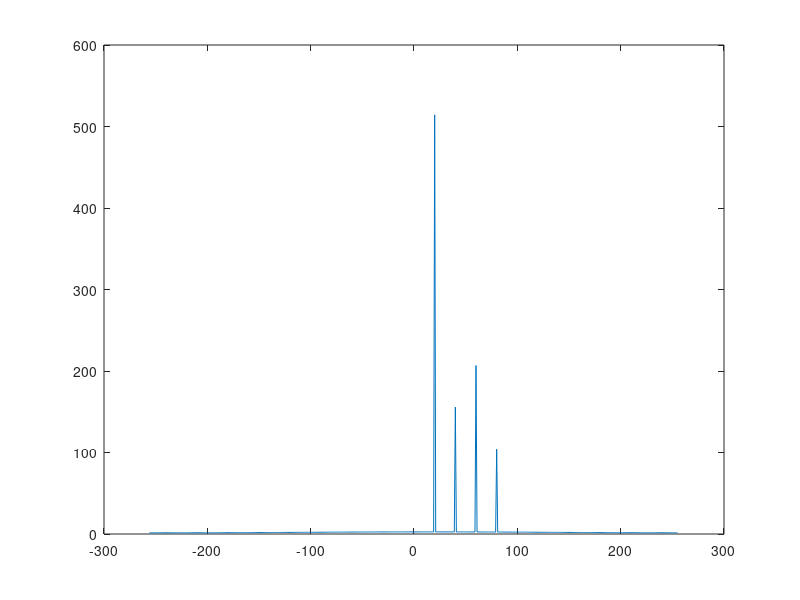
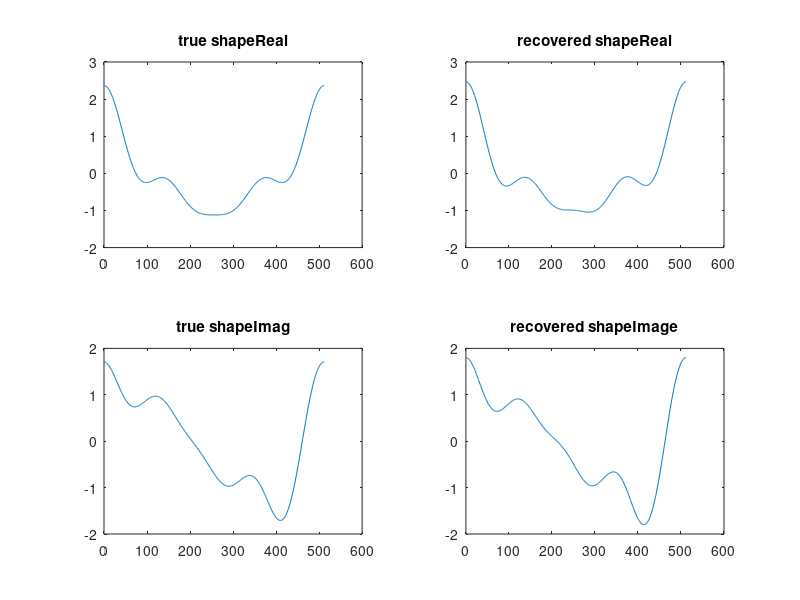

Recreate these plots in MATLAB, in order.
clear;
close all;

% This code solves the general mode decomposition problem under the weak
% well-separation and well-different condition in the paper "Synchrosqueezed
% wave packet transforms and diffeomorphism based spectral analysis for 1D
% general mode decompositions", H. Yang, Applied and Computational Harmonic
% Analysis, 2014.
%
% Test spike wave shape functions
%
% By Haizhao Yang


test = 2; % test = 1, real example by Hou and Shi's paper, PROBLEM: need to debug
% test = 2, complex example by our intuition, not bad



if(1)
    %set up data
    N = 2048/4;
    x = (0:N-1)/N;
    w = (-N/2:1:(N/2-1));
    F2 = 20;
    amp = 0.005;
    yy = x + amp*cos(2*pi*x);
    switch test
        case 1
            f = ( cos(2*pi*F2*yy) + cos(2*pi*2*F2*yy) )/2;%gen_shape(F2*yy,2);
            shapeTrue = cos(2*pi*x)+cos(2*pi*2*x);
            shapeTrue = shapeTrue(:);
            [val,pos] = max(shapeTrue);
            shapeTrue = circshift(shapeTrue,-pos);
            shapeTrue = shapeTrue/(norm(shapeTrue)/sqrt(length(shapeTrue)));
        case 2
            % Note: test different cases
            %s = @(t) exp(2*pi*i*t)+0.3*exp(2*pi*i*2*t);%
            %s = @(t) exp(2*pi*i*t)+0.3*exp(2*pi*i*2*t) + 0.4*exp(2*pi*i*3*t);
            s = @(t) exp(2*pi*1i*t)+0.3*exp(2*pi*1i*2*t) + 0.4*exp(2*pi*1i*3*t) + 0.2*exp(2*pi*1i*4*t);
            %s = @(t) exp(2*pi*i*t)+0.3*exp(2*pi*i*2*t) + 0.4*exp(2*pi*i*3*t) + 0.2*exp(2*pi*i*4*t) + 0.05*exp(2*pi*i*5*t);
            f = s(F2*yy);%gen_shape(F2*yy,2);
            shapeTrueReal = real(s(x));
            shapeTruReale = shapeTrueReal(:);
            [val,pos] = max(shapeTrueReal);
            shapeTrueReal = circshift(shapeTrueReal,-pos);
            shapeTrueReal = shapeTrueReal/(norm(shapeTrueReal)/sqrt(length(shapeTrueReal)));
            shapeTrueImag = imag(s(x));
            shapeTrueImag = shapeTrueImag(:);
            [val,pos] = max(shapeTrueImag);
            shapeTrueImag = circshift(shapeTrueImag,-pos);
            shapeTrueImag = shapeTrueImag/(norm(shapeTrueImag)/sqrt(length(shapeTrueImag)));
    end
    
    
    freq = F2*(1-2*pi*amp*sin(2*pi*x) );
    phase = F2*yy;
end


if (1)
    % step 1: interpolation
    K = 100;
    uniform_sample = x;
    nonuniform_sample = phase/F2;
    switch test
        case 1
            f_theta = spline(nonuniform_sample,f,uniform_sample);
        case 2
            f_theta = spline(nonuniform_sample,real(f),uniform_sample);
            f_theta = f_theta + sqrt(-1)*spline(nonuniform_sample,imag(f),uniform_sample);
    end
    % step 2: FFT
    f_theta_hat = fftshift(fft((f_theta)));
    figure;plot(w,abs(f_theta_hat));
    % step 3: pad zero and ifft
    fh = f_theta_hat';
    Fh = zeros(N,K+1);% repmat(fh,1,K+1);
    Ltha = F2;
    for k = 1:K+1
        st = (N/2 + 1-Ltha/2)+(k-1)*Ltha; ed = (N/2 + 1 + Ltha/2 -1)+(k-1)*Ltha;
        if ed<=N
            Fh(st:ed, k) = fh(st:ed);
        end
    end
    f_theta_k = zeros(N,K+1);
    for cnt = 1:K+1
        f_theta_k(:,cnt) = ifft(ifftshift(Fh(:,cnt)));
    end
    switch test
        case 1
            % Get the huge matrix
            Ftheta = [real(f_theta_k(:, 1)), real(f_theta_k(:, 2 : K + 1)), imag(f_theta_k(:, 2 : K + 1))];
            [U, S, V] = svd(Ftheta);
            s1 = U(:, 1); % problem: we should get a constant vector
            c = V(:,1)'; % problem: we should get two nonzero entries
            ctrue = zeros(1,2*K+1);
            ctrue(K+1) = c(1);
            for cnt = 1:K
                ctrue(cnt+K+1) = c(1+cnt)+sqrt(-1)*c(1+cnt+K);
                ctrue(2*K+1-(cnt+K)) = ctrue(cnt+K+1)';
            end
            ctruetrue = zeros(N,1);
            ctruetrue(N/2-K+1:N/2+K+1) = ctrue;
            %shape = real(fft(fftshift(ctruetrue)));
            shape = ifft(ifftshift(ctruetrue));
            [val,pos] = max(shape);
            shape = circshift(shape,-pos);
            shape = shape/(norm(shape)/sqrt(length(shape)));
            figure;subplot(1,2,1);plot(shapeTrue);title('true shape');subplot(1,2,2);plot(real(shape));title('recovered shape');
        case 2
            eps = 1e-1;
            [U,S,V] = svd(f_theta_k);
            pos = find(diag(abs(S))/abs(S(1,1))>eps);
            numComp = length(pos);
            S = diag(U(1,:))*S; % Note: need to use U(1,:) to adjust the initial phase
            V = S*V'; % Note: need to combine S and V, Hou and Shi forgot this scalar in their paper
            c = zeros(1,K+1);
            for cnt = 1:numComp % Note: Hou and Shi might make a mistake in the derivation, we need multiple components after SVD
                c = V(cnt,:)+c;
            end
            ctrue = zeros(1,2*K+1);
            ctrue(K+1) = c(1);
            for cnt = 1:K
                ctrue(cnt+K+1) = c(1+cnt);
            end
            ctruetrue = zeros(N,1);
            ctruetrue(N/2-K+1:N/2+K+1) = ctrue;
            shapeReal = real(ifft(fftshift(ctruetrue)));
            [val,pos] = max(shapeReal);
            shapeReal = circshift(shapeReal,-pos);
            shapeReal = shapeReal/(norm(shapeReal)/sqrt(length(shapeReal)));
            
            shapeImag = imag(ifft(fftshift(ctruetrue)));
            [val,pos] = max(shapeImag);
            shapeImag = circshift(shapeImag,-pos);
            shapeImag = shapeImag/(norm(shapeImag)/sqrt(length(shapeImag)));
            figure;subplot(2,2,1);plot(shapeTrueReal);title('true shapeReal');subplot(2,2,2);plot(real(shapeReal));title('recovered shapeReal');
            subplot(2,2,3);plot(shapeTrueImag);title('true shapeImag');subplot(2,2,4);plot(real(shapeImag));title('recovered shapeImage');
        case 3
            % Get the huge matrix
            Ftheta = [real(f_theta_k(:, 1)), real(f_theta_k(:, 2 : K + 1)), imag(f_theta_k(:, 2 : K + 1))];
    end
end

